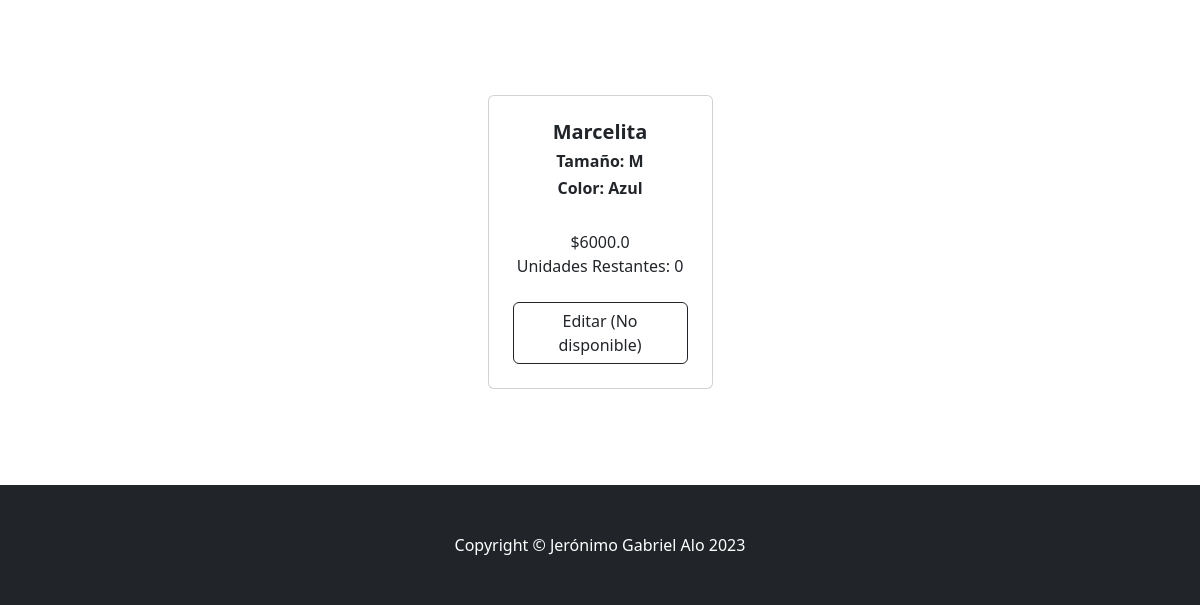
/remeras (lower part), run on an earlier commit of the app's database.
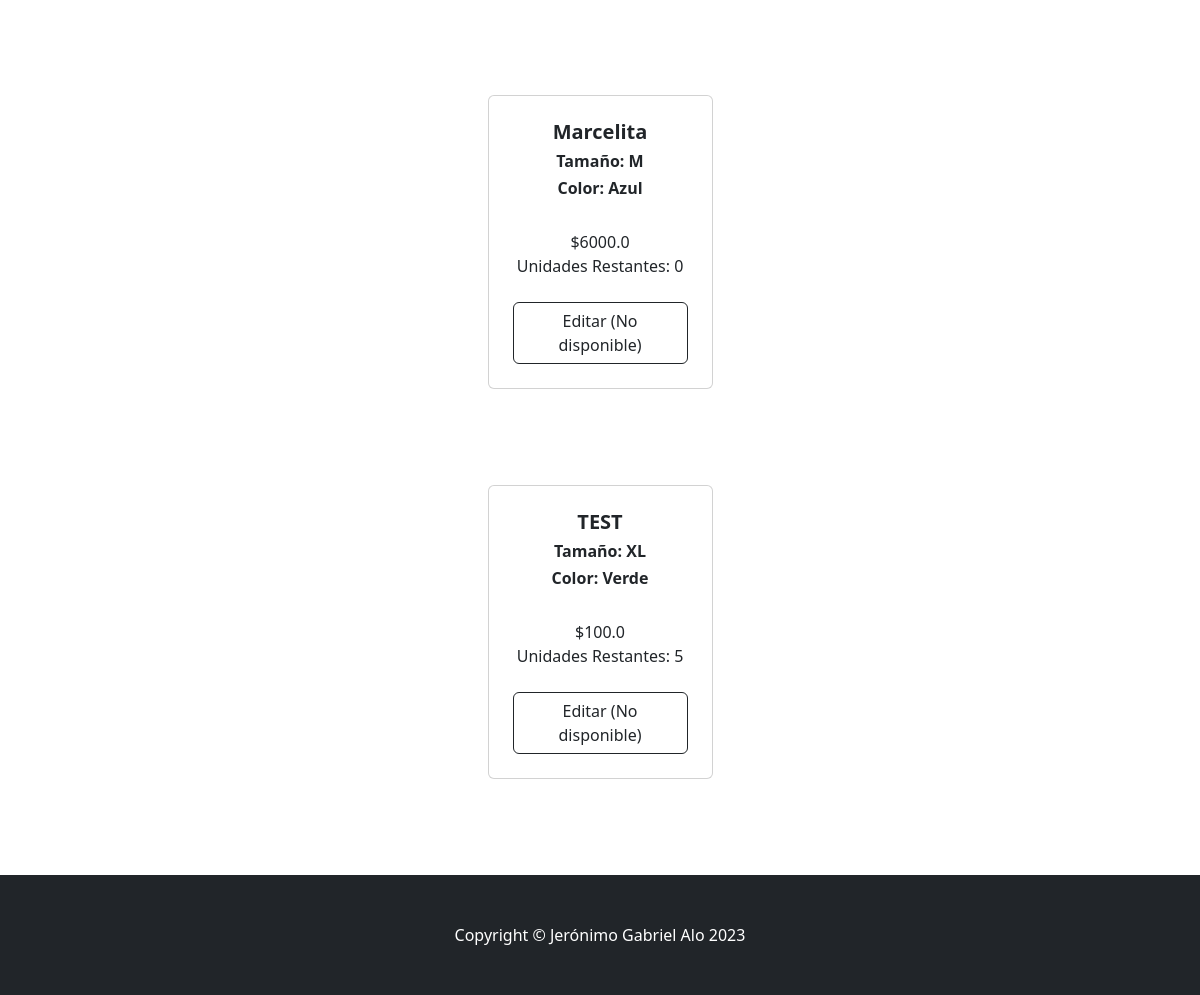
And on a later commit of the database.
### AppPreEntreg3/models.py (models this page shows, shortened)
class ProdRemera (models.Model):
    nombre = models.CharField(max_length=30)
    tamaño = models.CharField(max_length=3)
    color = models.CharField(max_length=10)
    precio = models.FloatField()
    stock = models.IntegerField()

### AppPreEntreg3/views.py (the view)
# urls.py: path('remeras', views.remeras, name="Remeras"),
def remeras(request):
    remeras = ProdRemera.objects.all() # trae todas las remeras.
    contexto= {"remeras": remeras}
    return render(request, 'AppPreEntreg3/remeras.html', contexto)

### AppPreEntreg3/templates/AppPreEntreg3/remeras.html (shortened to what this page needs)
{% extends "AppPreEntreg3/padre.html" %}
{% load static %}
{% block BloqueCambiante %}
    {% for p in remeras %}
        <section class="py-0">
            <div class="container px-4 px-lg-5 mt-5">
                <div class="row gx-4 gx-lg-5 row-cols-2 row-cols-md-3 row-cols-xl-4 justify-content-center">
                    <div class="col mb-5">
                        <div class="card h-100">
                            <div class="card-body p-4">
                                <div class="text-center">
                                    <h5 class="fw-bolder">{{p.nombre}}</h5>
                                    <h6 class="fw-semibold">Tamaño: {{p.tamaño}}</h6>
                                    <h6 class="fw-semibold">Color: {{p.color}}</h6> <br>
                                    ${{p.precio}} <br>
                                    Unidades Restantes: {{p.stock}}
                                </div>
                            </div>
                            <div class="card-footer p-4 pt-0 border-top-0 bg-transparent">
                                <div class="text-center"><a class="btn btn-outline-dark mt-auto" href="#">Editar (No disponible)</a></div>
                            </div>
                        </div>
                    </div>
                </div>
            </div>
        </section>
    {% endfor %}
{% endblock %}

### AppPreEntreg3/templates/AppPreEntreg3/padre.html (shortened to what this page needs)
<!DOCTYPE html>
<html lang="en">
    <head>
        {% load static %}
        <link href="https://cdn.jsdelivr.net/npm/bootstrap-icons@1.5.0/font/bootstrap-icons.css" rel="stylesheet" />
        <link href="{% static 'AppPreEntreg3/css/styles.css' %}" rel="stylesheet" />
    </head>
    <body>
        <section class="py-5">
            {% block BloqueCambiante %}
            {% endblock %}
        </section>
        <footer class="py-5 bg-dark">
            <div class="container"><p class="m-0 text-center text-white">Copyright &copy; Jerónimo Gabriel Alo 2023</p></div>
        </footer>
    </body>
</html>

What changed in the data, as far as the page shows it:
added ProdRemera: nombre "TEST", tamaño "XL", color "Verde", precio "100.0", stock "5"
